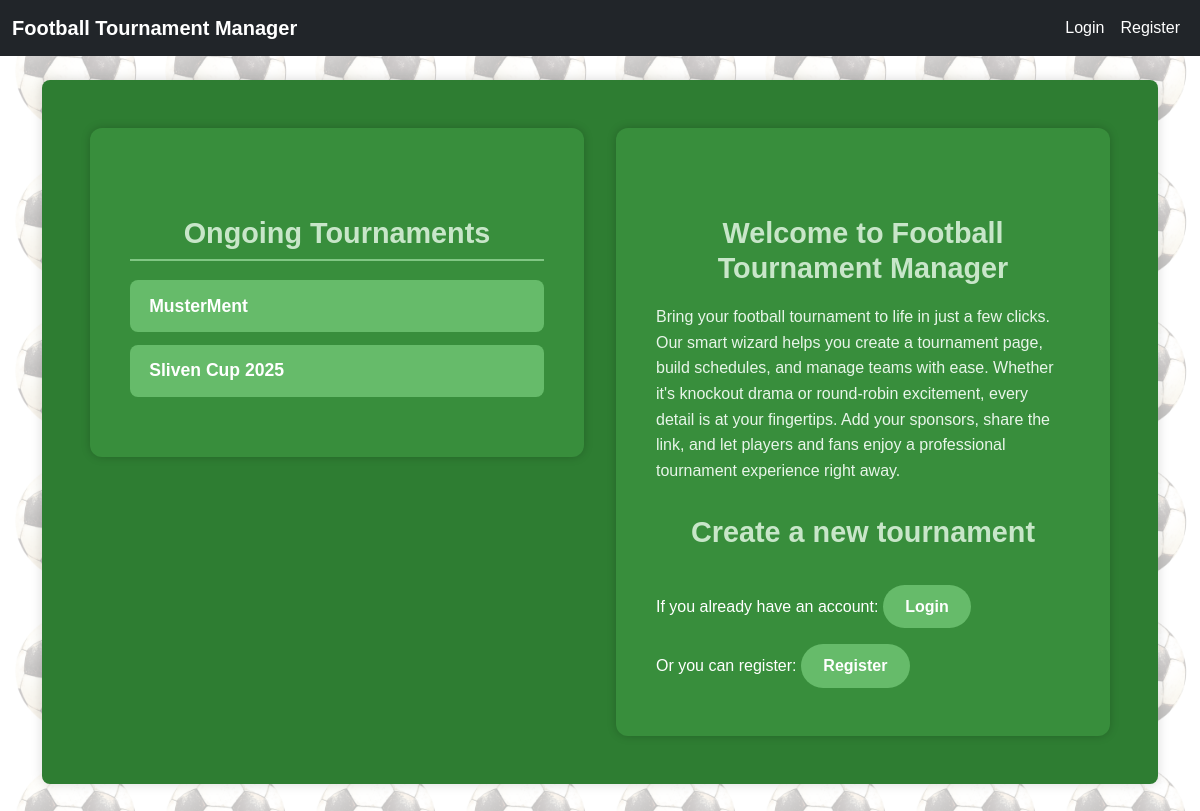
Before: / with the older database file.
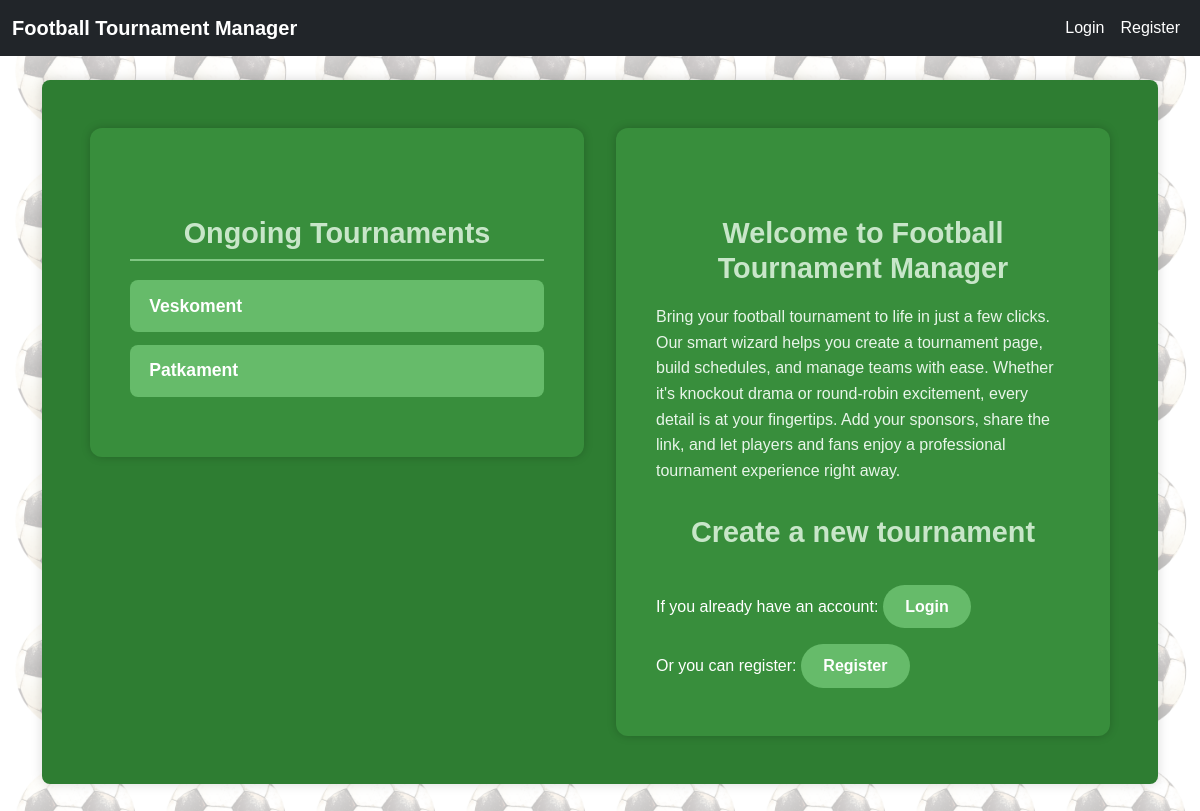
After: the same page with the newer database file.
### tournamentapp/models.py (models this page shows, shortened)
class Tournament(models.Model):
    name = models.CharField(max_length=100)
    owner = models.ForeignKey(
        settings.AUTH_USER_MODEL,
        on_delete=models.CASCADE,
        related_name='tournaments'
    )
    slug = models.SlugField(
        max_length=255,
        unique=True,
        blank=True
    )
    is_finished = models.BooleanField(
        default=False,
    )

### tournamentapp/views.py (the view)
# urls.py: path('', LandingPageView.as_view(), name='landing-page'),
class LandingPageView(TemplateView):
    template_name = 'tournament/landing_page.html'
    def get_context_data(self, **kwargs):
        context = super().get_context_data(**kwargs)
        context['tournaments'] = Tournament.objects.filter(is_finished=False)
        return context

### tournamentapp/context_processors.py (called while the page is built)
def current_tournament(request):
    tournament = Tournament.objects.first()
    return {'tournament': tournament}

### tournamentapp/templates/tournament/landing_page.html
{% extends 'base.html' %}
{% block content %}
<div class="landing-page-container">
  <div class="landing-page">
    <h2 class="landing-page__tournaments">Ongoing Tournaments</h2>
    <ul class="landing-page__list">
      {% for tournament in tournaments %}
        <li class="landing-page__list-item">
          <a class="landing-page__link" href="{% url 'public-tournament-leaderboard' tournament.slug %}">
            {{ tournament.name }}
          </a>
        </li>
      {% empty %}
        <li class="landing-page__list-item">No active tournaments right now.</li>
      {% endfor %}
    </ul>
  </div>
  <div class="general">
    <h2>Welcome to Football Tournament Manager</h2>
    <p>
      Bring your football tournament to life in just a few clicks. Our smart wizard
      helps you create a tournament page, build schedules, and manage teams with ease.
      Whether it's knockout drama or round-robin excitement, every detail is at your
      fingertips. Add your sponsors, share the link, and let players and fans enjoy a
      professional tournament experience right away.
    </p>
    <h2 class="landing-page__actions">Create a new tournament</h2>
    <span>If you already have an account:
      <a class="landing-page__button" href="{% url 'login' %}">Login</a>
    </span>
    <br>
    <span>Or you can register:
      <a class="landing-page__button" href="{% url 'register' %}">Register</a>
    </span>
  </div>
</div>
{% endblock %}

### tournamentapp/templates/base.html (shortened to what this page needs)
{% load static %}
<!DOCTYPE html>
<html lang="en">
<head>
    <link href="https://cdn.jsdelivr.net/npm/bootstrap@5.3.0/dist/css/bootstrap.min.css" rel="stylesheet" />
    <link rel="stylesheet" type="text/css" href="{% static 'css/styles.css' %}">
</head>
<body>
    <nav class="navbar navbar-expand-lg navbar-dark bg-dark fixed-top">
        <div class="container-fluid">
            {% if not user.is_authenticated %}
                <a class="navbar-brand" href="{% url 'landing-page' %}">Football Tournament Manager</a>
            {% endif %}
            <div class="collapse navbar-collapse" id="navbarNav">
                <ul class="navbar-nav ms-auto">
                    {% if user.is_authenticated %}
                        <li class="nav-item logout-form">
                            <form method="post" action="{% url 'logout' %}">
                                {% csrf_token %}
                                <button type="submit" class="logout-button">Logout</button>
                            </form>
                        </li>
                    {% else %}
                        <li class="nav-item">
                            <a class="nav-link" href="{% url 'login' %}">Login</a>
                        </li>
                        <li class="nav-item">
                            <a class="nav-link" href="{% url 'register' %}">Register</a>
                        </li>
                    {% endif %}
                </ul>
            </div>
        </div>
    </nav>
    <div class="container" style="margin-top: 80px;">
        {% block content %}
        {% endblock %}
    </div>
</body>
</html>

### tournamentapp/static/css/base.css (style rules this page uses)
body::before { content: ""; position: fixed; top: 0; left: 0; width: 100%; height: 100%; background: url("/static/imgs/footnail.png"); background-size: 150px; mix-blend-mode: multiply; opacity: 0.25; z-index: -1; }

### tournamentapp/static/css/navbar.css (style rules this page uses)
.navbar { font-family: Arial, sans-serif; }
.navbar-brand { font-weight: bold; color: #ffffff !important; font-size: 1.25rem; transition: color 0.2s ease; }
.navbar-nav .nav-link { color: #ffffff; font-weight: 500; transition: color 0.2s ease; }

### tournamentapp/static/css/landing_page.css (style rules this page uses)
.landing-page-container { display: flex; gap: 2rem; align-items: flex-start; justify-content: center; padding: 3rem; margin: 3rem auto; max-width: 1200px; box-sizing: border-box; background: #2e7d32; border-radius: 8px; box-shadow: 0 0 12px rgba(0,0,0,0.15); color: #fff; font-family: Arial, sans-serif; }
.general, .landing-page { flex: 1; min-width: 300px; padding: 3rem 2.5rem; border-radius: 12px; background: #388e3c; box-shadow: 0 0 10px rgba(0,0,0,0.2); transition: transform 0.2s ease, box-shadow 0.2s ease; }
.general h2, .landing-page__tournaments { margin-bottom: 1.2rem; font-size: 1.8rem; font-weight: 700; color: #c8e6c9; }
.landing-page__tournaments { text-align: center; padding-bottom: 0.5rem; border-bottom: 2px solid #81c784; }
.landing-page__actions { margin-top: 2rem; color: #a5d6a7; }
.landing-page__list { margin: 0; padding: 0; list-style: none; }
.landing-page__list-item { margin-bottom: 0.8rem; font-size: 1.1rem; border-radius: 8px; background: #66bb6a; color: #fff; overflow: hidden; transition: background 0.3s ease, transform 0.2s ease; }
.landing-page__link { display: block; width: 100%; height: 100%; padding: 0.8rem 1.2rem; font-weight: 600; color: inherit; text-decoration: none; transition: background 0.3s ease, transform 0.2s ease; }
.general p { margin-bottom: 1.5rem; line-height: 1.6; color: #e8f5e9; }
.landing-page__button { display: inline-block; margin: 1rem 1rem 0 0; padding: 0.6rem 1.4rem; font-weight: bold; color: #fff; background: #66bb6a; border-radius: 999px; text-decoration: none; transition: background 0.3s ease, transform 0.2s ease; }

### tournamentapp/static/css/tournament_form.css (style rules this page uses)
h2 { text-align: center; font-size: 1.8rem; margin-top: 40px; margin-bottom: 20px; color: #388e3c; font-weight: bold; }

Changed rows visible on the page:
removed Tournament: name "MusterMent"
removed Tournament: name "Sliven Cup 2025"
added Tournament: name "Veskoment"
added Tournament: name "Patkament"
